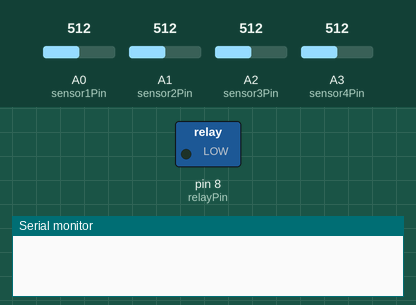
Bench run of a sketch on a simulated Arduino Uno, built with avr-gcc and run on an emulated ATmega328P. Shown: switched loads named in the sketch (green lamp = pin HIGH), the last lines printed to the serial monitor. The test bench sets the inputs (shaded band); at power-on: A0 (sensor1Pin) = 512, A1 (sensor2Pin) = 512, A2 (sensor3Pin) = 512, A3 (sensor4Pin) = 512.

Above: at 0.1 s.
At 1.2 s:
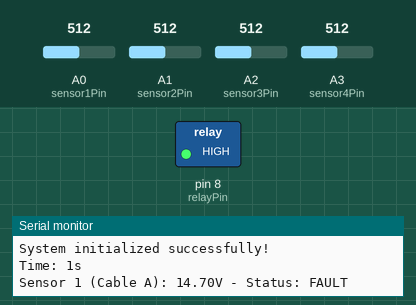
Timing chart, 0 to 2.7 s (numbered marks = the images above):
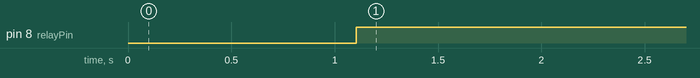

The sketch:

fault_detection.ino
```cpp
// Fault Detection in Underground Cables Using 4 Voltage Sensors and Relay
// Arduino Uno Code

// Pin definitions
const int sensor1Pin = A0;  // Analog pin for Voltage Sensor 1
const int sensor2Pin = A1;  // Analog pin for Voltage Sensor 2
const int sensor3Pin = A2;  // Analog pin for Voltage Sensor 3
const int sensor4Pin = A3;  // Analog pin for Voltage Sensor 4
const int relayPin = 8;     // Digital pin for Relay control

// Voltage threshold (in volts) - if voltage drops below this, fault is detected
const float voltageThreshold = 200.0;

// Reference voltage (Arduino works with 5V)
const float refVoltage = 5.0;

// ADC resolution (10-bit = 1024 levels)
const int adcResolution = 1024;

// Voltage divider calibration (adjust based on your voltage sensor)
const float calibrationFactor = 58.8;  // For typical 0-300V sensor (adjust accordingly)

// Variables to store sensor readings
float voltage1 = 0;
float voltage2 = 0;
float voltage3 = 0;
float voltage4 = 0;

// Fault detection variables
bool fault1 = false;
bool fault2 = false;
bool fault3 = false;
bool fault4 = false;
bool systemFault = false;

// Smoothing variables (for stable readings)
const int numReadings = 10;
float readings1[numReadings];
float readings2[numReadings];
float readings3[numReadings];
float readings4[numReadings];
int readIndex = 0;
float sum1 = 0, sum2 = 0, sum3 = 0, sum4 = 0;
float avg1 = 0, avg2 = 0, avg3 = 0, avg4 = 0;

void setup() {
  // Initialize Serial communication at 9600 baud
  Serial.begin(9600);

  // Set relay pin as output
  pinMode(relayPin, OUTPUT);
  digitalWrite(relayPin, LOW);  // Relay off initially

  // Initialize smoothing arrays
  for (int i = 0; i < numReadings; i++) {
    readings1[i] = 0;
    readings2[i] = 0;
    readings3[i] = 0;
    readings4[i] = 0;
  }

  delay(1000);  // Wait for sensors to stabilize

  Serial.println("=========================================");
  Serial.println("UNDERGROUND CABLE FAULT DETECTION SYSTEM");
  Serial.println("=========================================");
  Serial.println("System initialized successfully!");
  Serial.println();
}

void loop() {
  // Read analog values from all four sensors
  int rawValue1 = analogRead(sensor1Pin);
  int rawValue2 = analogRead(sensor2Pin);
  int rawValue3 = analogRead(sensor3Pin);
  int rawValue4 = analogRead(sensor4Pin);

  // Convert analog readings to voltage
  voltage1 = convertToVoltage(rawValue1);
  voltage2 = convertToVoltage(rawValue2);
  voltage3 = convertToVoltage(rawValue3);
  voltage4 = convertToVoltage(rawValue4);

  // Apply smoothing filter to get average values
  updateSmoothing(voltage1, voltage2, voltage3, voltage4);

  // Detect faults
  checkFaults();

  // Control relay based on fault detection
  controlRelay();

  // Display readings on Serial Monitor
  displayReadings();

  // Wait before next reading (sampling interval)
  delay(500);  // 500ms = 2 readings per second
}

// Function to convert ADC value to voltage
float convertToVoltage(int rawValue) {
  float voltage = (rawValue / (float)adcResolution) * refVoltage * calibrationFactor;
  return voltage;
}

// Function to apply smoothing filter (moving average)
void updateSmoothing(float val1, float val2, float val3, float val4) {
  // Subtract the last reading
  sum1 -= readings1[readIndex];
  sum2 -= readings2[readIndex];
  sum3 -= readings3[readIndex];
  sum4 -= readings4[readIndex];

  // Add new readings
  readings1[readIndex] = val1;
  readings2[readIndex] = val2;
  readings3[readIndex] = val3;
  readings4[readIndex] = val4;

  sum1 += readings1[readIndex];
  sum2 += readings2[readIndex];
  sum3 += readings3[readIndex];
  sum4 += readings4[readIndex];

  // Advance to next position
  readIndex = (readIndex + 1) % numReadings;

  // Calculate average
  avg1 = sum1 / numReadings;
  avg2 = sum2 / numReadings;
  avg3 = sum3 / numReadings;
  avg4 = sum4 / numReadings;
}

// Function to check for faults
void checkFaults() {
  // Check if any voltage is below threshold
  fault1 = (avg1 < voltageThreshold);
  fault2 = (avg2 < voltageThreshold);
  fault3 = (avg3 < voltageThreshold);
  fault4 = (avg4 < voltageThreshold);

  // System fault occurs if any cable has a fault
  systemFault = fault1 || fault2 || fault3 || fault4;
}

// Function to control relay
void controlRelay() {
  if (systemFault) {
    // Fault detected - activate relay (turn on)
    digitalWrite(relayPin, HIGH);
  } else {
    // No fault - deactivate relay (turn off)
    digitalWrite(relayPin, LOW);
  }
}

// Function to display readings on Serial Monitor
void displayReadings() {
  // Print timestamp
  Serial.print("Time: ");
  Serial.print(millis() / 1000);
  Serial.println("s");

  // Print voltage readings
  Serial.print("Sensor 1 (Cable A): ");
  Serial.print(avg1, 2);
  Serial.print("V - Status: ");
  Serial.println(fault1 ? "FAULT" : "OK");

  Serial.print("Sensor 2 (Cable B): ");
  Serial.print(avg2, 2);
  Serial.print("V - Status: ");
  Serial.println(fault2 ? "FAULT" : "OK");

  Serial.print("Sensor 3 (Cable C): ");
  Serial.print(avg3, 2);
  Serial.print("V - Status: ");
  Serial.println(fault3 ? "FAULT" : "OK");

  Serial.print("Sensor 4 (Ground): ");
  Serial.print(avg4, 2);
  Serial.print("V - Status: ");
  Serial.println(fault4 ? "FAULT" : "OK");

  // Print system status
  Serial.print("RELAY STATUS: ");
  Serial.println(systemFault ? "ACTIVATED (FAULT DETECTED!)" : "OFF (NORMAL)");

  Serial.println("=========================================");
}

// Optional: Function for advanced fault analysis
void analyzeFaultPattern() {
  // Calculate voltage differences between sensors
  float diff12 = abs(avg1 - avg2);
  float diff23 = abs(avg2 - avg3);
  float diff34 = abs(avg3 - avg4);

  // Detect type of fault
  if (diff12 > 20) {
    Serial.println("⚠ WARNING: Abnormal voltage difference between Sensor 1 and 2");
  }
  if (diff23 > 20) {
    Serial.println("⚠ WARNING: Abnormal voltage difference between Sensor 2 and 3");
  }
  if (diff34 > 20) {
    Serial.println("⚠ WARNING: Abnormal voltage difference between Sensor 3 and 4");
  }
}

/*
CALIBRATION INSTRUCTIONS:
1. Measure actual voltage at each sensor point using a multimeter
2. Note the Arduino ADC reading and actual voltage
3. Calculate calibrationFactor = (Actual Voltage * 1024) / (ADC Reading * 5)
4. Update the calibrationFactor variable with your calculated value

HARDWARE CONNECTIONS:
- Voltage Sensor 1 → Arduino Analog Pin A0
- Voltage Sensor 2 → Arduino Analog Pin A1
- Voltage Sensor 3 → Arduino Analog Pin A2
- Voltage Sensor 4 → Arduino Analog Pin A3
- Relay Module Ground → Arduino Ground
- Relay Module VCC → Arduino 5V
- Relay Module Signal → Arduino Digital Pin 8
- Relay Module Common (C) → Power Supply
- Relay Module Normally Open (NO) → Alarm/Load
*/
```

Measured:
- by itself, pin 8 (relayPin): LOW → HIGH at 1.1 s
